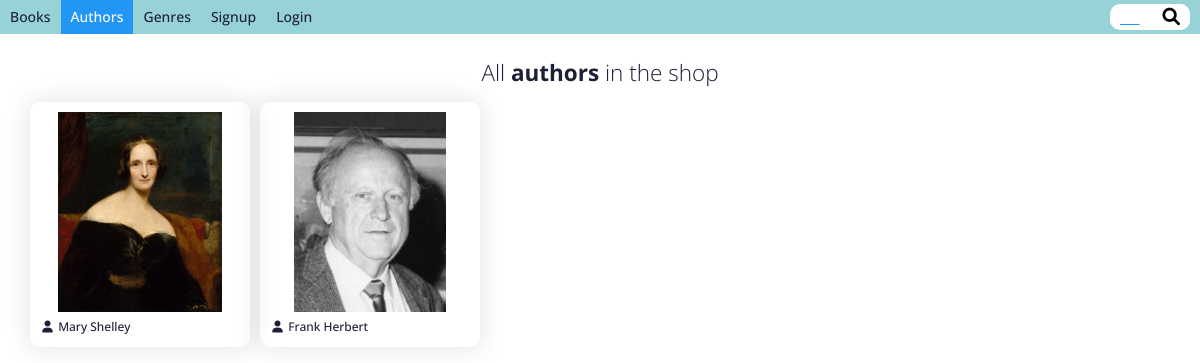
/app/authors/, run on an earlier commit of the app's database.
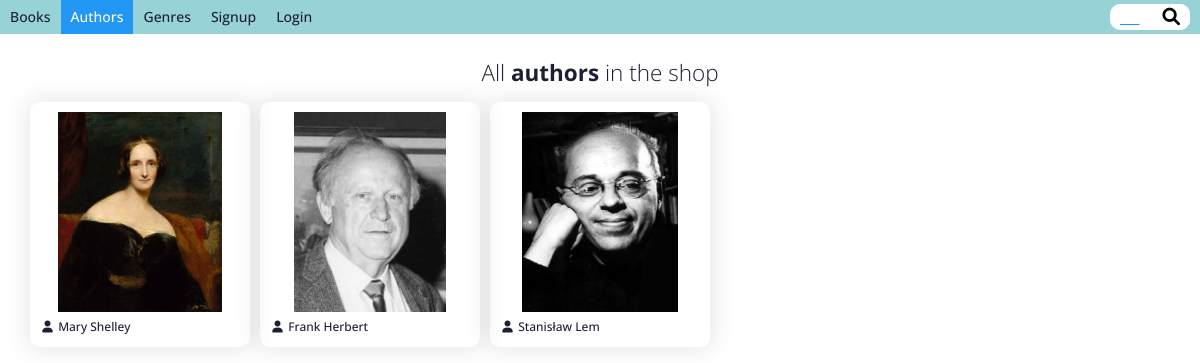
And on a later commit of the database.
### app/models.py (models this page shows)
class Author(models.Model):
  first_name = models.CharField(max_length=100)
  last_name = models.CharField(max_length=100)
  date_of_birth = models.DateField()
  date_of_death = models.DateField(null=True)
  biography = models.TextField(max_length=1000, help_text='Enter a brief biography of the author')
  portrait = models.ImageField(upload_to='portraits/', default='defaultPortrait.jpg')
  def __str__(self):
    return f'{self.first_name} {self.last_name}'
  def get_absolute_url(self):
    return reverse('author-detail', args=[str(self.id)])

### app/views.py (the view)
# urls.py: path('authors/', views.AuthorListView.as_view(), name='authors'),
class AuthorListView(generic.ListView):
  model = Author
  paginate_by = 9

### app/templates/app/author_list.html (shortened to what this page needs)
{% extends "base.html" %}
  {% block content %}
  <p class="title">All <b>authors</b> in the shop</p>
    <div class="list-container">
      {% if author_list %}
        {% for author in author_list %}
          <a href="{{ author.get_absolute_url }}" class="no-decoration">
            <div class="list-item-container">
              <img src="{{ author.portrait.url }}" alt="author portrait" class="center-img">
              <p>
                <span class="inline-icon"><i class="fa-solid fa-user"></i></span>
                {{ author }}
              </p>
            </div>
          </a>
        {% endfor %}
      {% else %}
        <p>There are no author registered in the shop.</p>
      {% endif %}
    </div>
  {% endblock %}

### app/templates/base.html (shortened to what this page needs)
<!DOCTYPE html>
<html lang="en">
<head>
  {% load static %}
  <link rel="stylesheet" type="text/css" href="{% static 'app/css/styles.css' %}">
  <link rel="stylesheet" type="text/css" href="{% static 'app/css/all.min.css' %}">
</head>
<body>
  {% block sidebar %}
    <nav class="topnav sticky" id="topNav">
      {% with url_name=request.resolver_match.url_name %}
        <a href="{% url 'books' %}" class="btn no-decoration {% if url_name == 'books' %}active{% endif %}">Books</a>
        <div class="search-container center-vertically" id="searchContainer">
          <form action="{% url 'search' %}" method="get">
            <input type="text" name="query" placeholder="     ">
            <button type="submit"></button>
          </form>
        </div>
        <a href="{% url 'authors' %}" class="btn no-decoration {% if url_name == 'authors' %}active{% endif %}">Authors</a>
        <a href="{% url 'genres' %}" class="btn no-decoration {% if url_name == 'genres' %}active{% endif %}">Genres</a>
        {% if user.is_authenticated %}
          <a href="{% url 'show_shopping_cart' %} "class="btn no-decoration {% if url_name == 'show_shopping_cart' %}active{% endif %}">Shopping Cart</a>
          <a href="{% url 'logout'%}?next={{request.path}}" class="btn no-decoration {% if url_name == 'logout' %}active{% endif %}">Logout</a>
        {% else %}
          <a href="{% url 'signup'%}" class="btn no-decoration {% if url_name == 'signup' %}active{% endif %}">Signup</a>
          <a href="{% url 'login'%}" class="btn no-decoration {% if url_name == 'login' %}active{% endif %}">Login</a>
        {% endif %}
      {% endwith %}
    </nav>
  {% endblock %}
  <main class="main-wrapper">
    {% block content %}{% endblock %}
  </main>
</body>
</html>

### app/static/app/css/styles.css (style rules this page uses)
* { box-sizing: border-box; border: none; margin: 0; padding: 0; }
:root { --white: #ffffff; --text: #1c1f35; --nav-bar: #97d3d6; --nav-active: #2196F3; --nav-hover: #ffffff; --search-bar-radius: 1rem; --lr-edges-padding: 1rem; --tb-edges-padding: 0.5rem; --nav-fs: 1.4rem; --list-fs: 1.2rem; }
html { font-size: 10px; }
body { font-size: clamp(1.4rem, 1.2rem + 0.25vw, 1.8rem); font-family: 'Open Sans', sans-serif; line-height: 1.7; color: var(--text); }
input, select { font-size: clamp(1.4rem, 1.2rem + 0.25vw, 1.8rem); }
.sticky { position: sticky; top: 0; }
.center-img { display: block; margin-left: auto; margin-right: auto; }
.center-vertically { position: absolute; right: 0; top: 50%; transform: translate(0, -50%); }
.no-decoration { text-decoration: none; color: var(--text); }
.inline-icon { display: inline-grid; justify-content: center; width: 15px; }
.title { text-align: center; font-weight: 100; font-size: 1.5em; }
.main-wrapper { padding: 2rem; }
.topnav { overflow: hidden; background-color: var(--nav-bar); z-index: 9999; }
.topnav a { float: left; display: block; text-align: center; padding: var(--tb-edges-padding) var(--lr-edges-padding); font-size: var(--nav-fs); font-weight: 500; transition: all 0.5s ease-in-out; }
.topnav a.active { background-color: var(--nav-active); color: var(--white); }
.topnav .search-container { float: right; margin-right: var(--lr-edges-padding); }
.topnav .search-container input[type=text] { width: 80px; padding: 0.5rem 4rem 0.5rem 1rem; font-size: var(--nav-fs); border-radius: var(--search-bar-radius); transition: width 0.5s ease; }
.topnav .search-container input[type=text]::placeholder { color: var(--nav-active); text-decoration-line: underline; text-decoration-thickness: 2.5px; }
.topnav .search-container button { position: relative; float: right; margin-left: -37.5px; width: 37.5px; padding: 0.5rem; background-color: var(--white); cursor: pointer; font-size: var(--nav-fs); border-top-right-radius: var(--search-bar-radius); border-bottom-right-radius: var(--search-bar-radius); }
.list-container { display: grid; grid-template-columns: repeat(auto-fill, minmax(200px, 1fr)); margin: var(--lr-edges-padding); gap: 1rem; }
.list-item-container { display: grid; grid-template-columns: 1fr; grid-template-rows: min-content; box-shadow: 0px 0px 25px 2.5px rgba(0,0,0,0.1); padding: var(--lr-edges-padding); border-radius: 1rem; font-size: var(--list-fs); font-weight: 500; }
.list-item-container img { height: 200px; margin-bottom: 0.5rem; }

What changed in the data, as far as the page shows it:
added Author: portrait (picture), first_name+last_name "Stanisław Lem"
